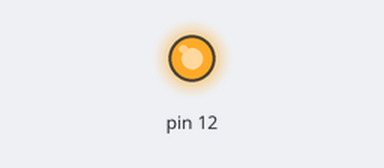
The sketch below on a simulated Arduino Uno, built with avr-gcc and run on an emulated ATmega328P. Parts: output pins drawn as LEDs (lit = HIGH).

Above: at 0.3 s.
Timing chart, 0 to 1.8 s (numbered marks = the images above):
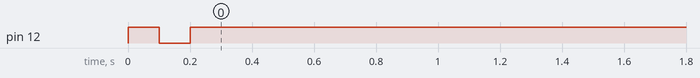

The sketch:

slavebluetooth.ino
```cpp
#include "SoftwareSerial.h"

//char data;
//
//void setup() {
//   Serial.begin(9600);
//
//   pinMode(12,OUTPUT);
//}
//
//void loop () {
////  if (Serial.available()) {
//    data = Serial.read();
////    data = 'y';
////  }
////  else { data = 'n'; }
//  if (data == 'y') {
//    digitalWrite(12,HIGH);
////    Serial.print("HIGH");
//  }
//  else {
//    digitalWrite(12,LOW);
////    Serial.print("LOW");
//  }
//}


char lightUp[1]; //Initialized variable to store recieved data

void setup() {
  pinMode(12, OUTPUT);
  digitalWrite(12, HIGH);
  delay(100);
  digitalWrite(12, LOW);
  delay(100);
  // Begin the Serial at 9600 Baud
  Serial.begin(9600);
}

void loop() {
  //Serial.readBytes(lightUp,1);//Read the serial data and store in var
  if (Serial.read()) {
    digitalWrite(12, HIGH);
  }
  else {
    digitalWrite(12, LOW);
  }

  delay (200);
}
```

Measured:
- by itself, pin 12: HIGH → LOW at 0.10 s, → HIGH 0.10 s later
